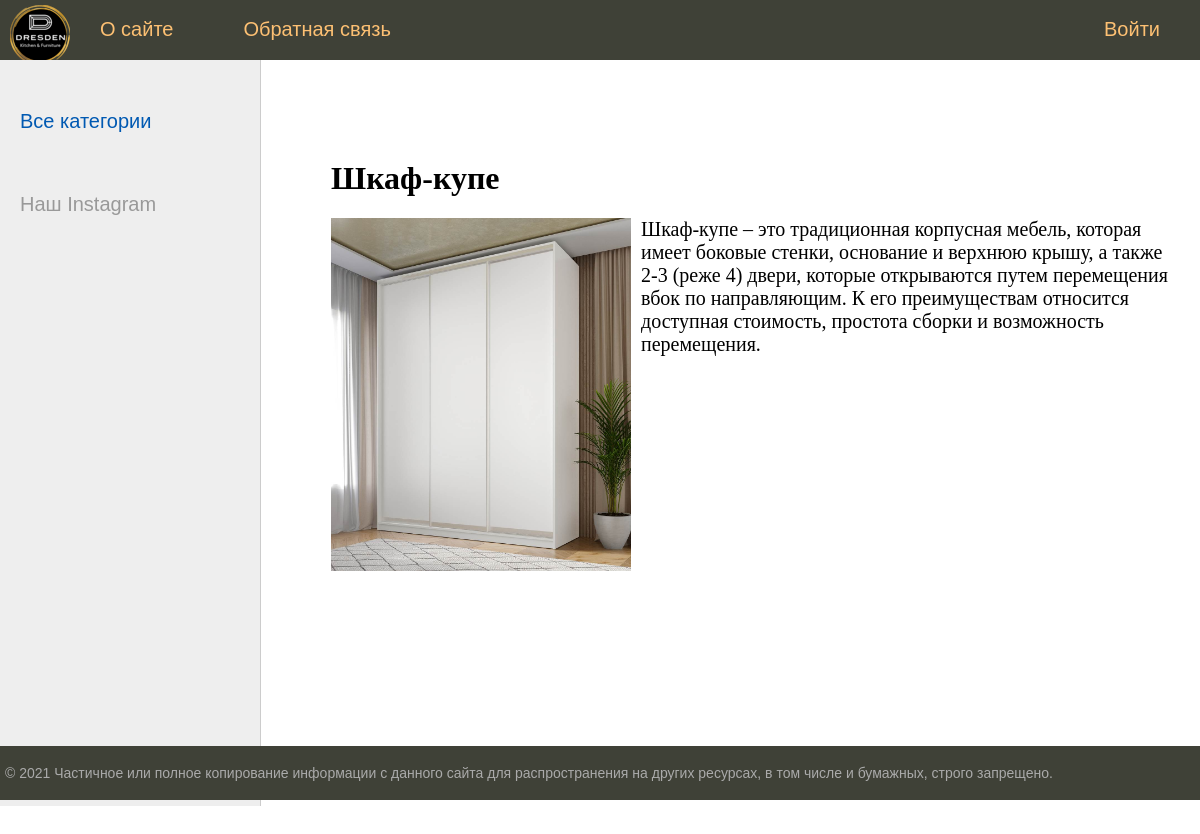
Page /post/shkaf-kupe/ on the committed database.
### furniture/models.py (models this page shows, shortened)
class Furniture(models.Model):
    title = models.CharField(max_length=255, verbose_name="Заголовок")
    slug = models.SlugField(max_length=255, unique=True, db_index=True, verbose_name="URL")
    content = models.TextField(blank=True, verbose_name="Контент")
    photo = models.ImageField(upload_to="photos/%Y/%m/%d/", verbose_name="Фото")
    time_create = models.DateTimeField(auto_now_add=True)
    time_update = models.DateTimeField(auto_now=True)
    is_published = models.BooleanField(default=True, verbose_name="Публикация")
    cat = models.ForeignKey('Category', on_delete=models.PROTECT, verbose_name="Категории")
    def __str__(self):
        return self.title
    class Meta:
        ordering = ['id']

### furniture/views.py (the view)
# urls.py: path('post/<slug:post_slug>/', ShowPost.as_view(), name='post'),
class ShowPost(DataMixin, DetailView):
    model = Furniture
    template_name = 'furniture/post.html'
    slug_url_kwarg = 'post_slug'
    context_object_name = 'post'
    def get_context_data(self, *, object_list=None, **kwargs):
        context = super().get_context_data(**kwargs)
        c_def = self.get_user_context(title=context['post'])
        return context | c_def

### furniture/utils.py (called while the page is built)
    def get_user_context(self, **kwargs):
        context = kwargs
        cats = Category.objects.all()
        user_menu = menu.copy()
        if not self.request.user.is_authenticated:
            user_menu.pop(1)
        context['menu'] = user_menu
        context['cats'] = cats
        if 'cat_selected' not in context:
            context['cat_selected'] = 0
        return context

### furniture/templates/furniture/post.html
{% extends 'furniture/base.html' %}
{% block content %}
<h1>{{post.title}}</h1>
{% if post.photo %}
<p><img class="img-article-left" src="{{post.photo.url}}"></p>
{% endif %}
{{post.content|linebreaks}}
{% endblock %}

### furniture/static/furniture/css/styles.css (style rules this page uses)
html, body { font-family: 'Arial'; margin: 0; padding: 0; height: 100%; width: 100%; color: #444; }
img { max-width: 600px; height: auto; }
img.img-article-left { max-width: 300px; height: auto; float: left; padding: 0 10px 10px 0; }
.content-text h1 { font-size: 32px; }

### rows in the picture
Furniture: title "Шкаф-купе", photo (picture), content "Шкаф-купе – это традиционная корпусная мебель, которая имеет боковые стенки, основание и верхнюю крышу, а также 2-3 (реже 4) двери, которые открываются путем перемещения вбок по направляющим. К его преимуществам относится доступная стоимость, простота сборки и возможность перемещения."

### other values in the picture
{{ m.title }} "О сайте" "Обратная связь"
{{ m.title }} "Войти"
